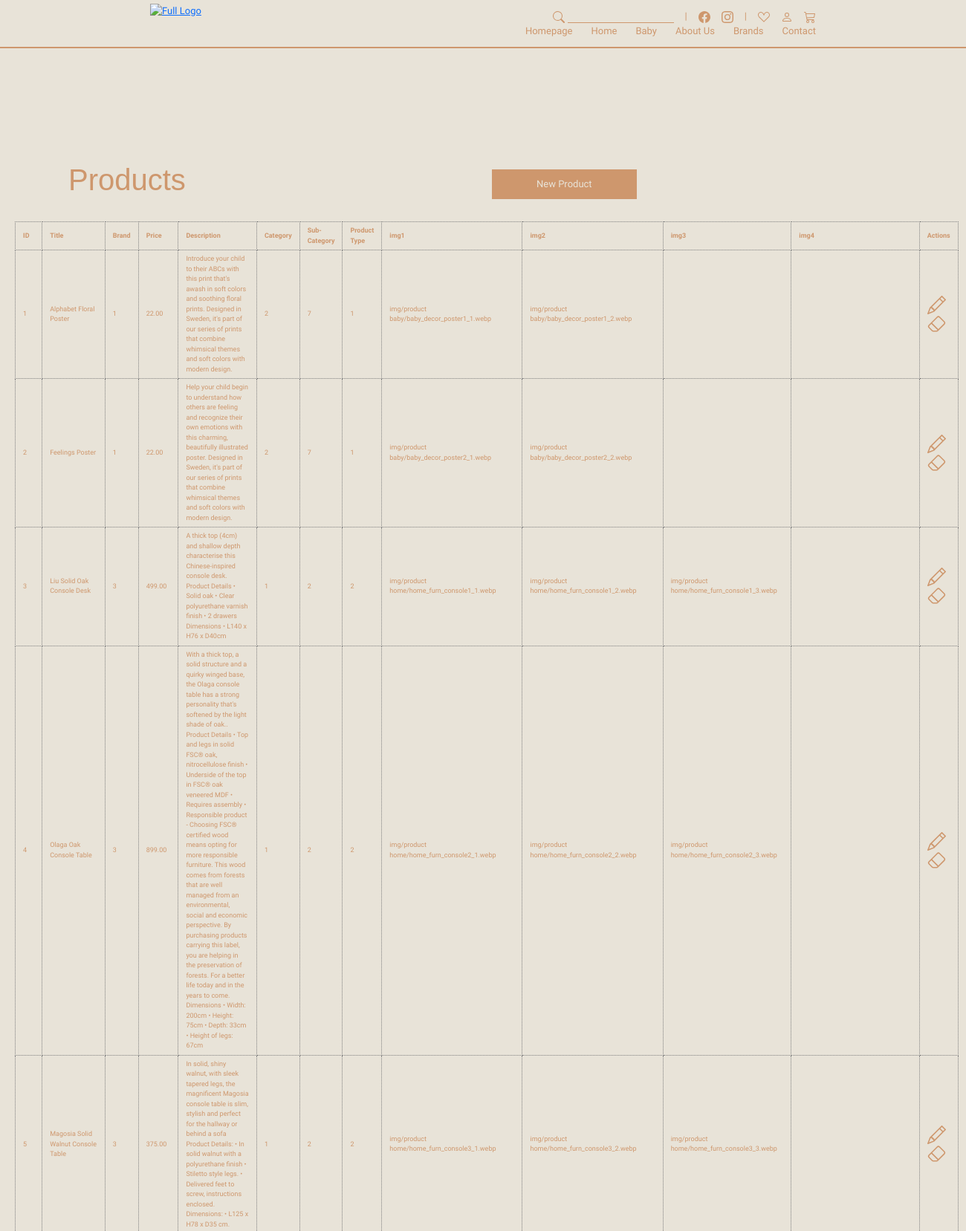
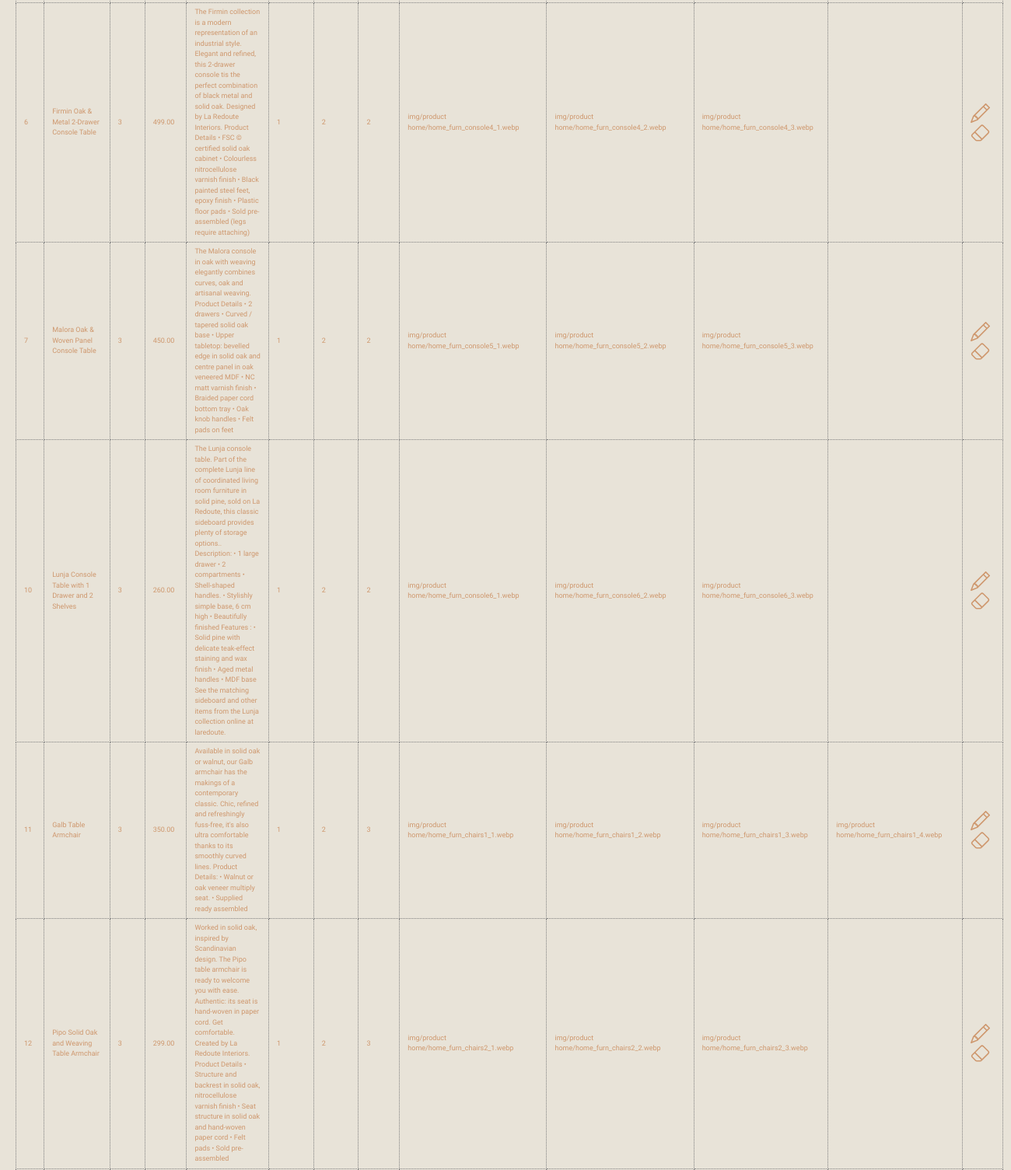
Screenshot of /admin_products.php (upper part) with the database file from the repository (2 pictures, top to bottom).
### tables this page shows
CREATE TABLE `produtos` (
  `ID` int(11) NOT NULL,
  `titulo` varchar(500) DEFAULT NULL,
  `ID_marca` int(11) NOT NULL,
  `preco` decimal(10,2) DEFAULT NULL,
  `descricao` varchar(1500) DEFAULT NULL,
  `ID_categoria` int(11) NOT NULL,
  `ID_sub_categoria` int(11) DEFAULT NULL,
  `ID_tipo_produto` int(11) NOT NULL,
  `img1` varchar(300) DEFAULT NULL,
  `img2` varchar(300) DEFAULT NULL,
  `img3` varchar(300) DEFAULT NULL,
  `img4` varchar(300) DEFAULT NULL
);

### admin_products.php (the view, shortened to what this page needs)
<?php
include 'inc/config.php';
include 'header.php';
?>
<section id="adminProduct" class="pt-5 pb-5">
    <div class="container">
        <div class="row">
        <div class="col-6 text-right">
                <h1>Products</h1>
            </div>
            <div class="col-6 text-right">
                <a href="admin_products_new.php"><button>New Product</button></a>
            </div>
        </div>
    </div>
    <table class="mt-4 mr-5">
        <thead >
            <tr>
                <th>ID</th>
                <th>Title</th>
                <th>Brand</th>
                <th>Price</th>
                <th>Description</th>
                <th>Category</th>
                <th>Sub-Category</th>
                <th>Product Type</th>
                <th>img1</th>
                <th>img2</th>
                <th>img3</th>
                <th>img4</th>
                <th>Actions</th>
            </tr>
        </thead>
        <tbody>
            <?php
            $sql = "SELECT * FROM produtos ORDER BY ID";
            $result = $conn->query($sql);
            while($row = $result->fetch_assoc()) {
            ?>
            <tr>
                <td><?php echo $row['ID']; ?></td>
                <td><?php echo $row['titulo']; ?></td>
                <td><?php echo $row['ID_marca']; ?></td>
                <td><?php echo $row['preco']; ?></td>
                <td><?php echo $row['descricao']; ?></td>
                <td><?php echo $row['ID_categoria']; ?></td>
                <td><?php echo $row['ID_sub_categoria']; ?></td>
                <td><?php echo $row['ID_tipo_produto']; ?></td>
                <td><?php echo $row['img1']; ?></td>
                <td><?php echo $row['img2']; ?></td>
                <td><?php echo $row['img3']; ?></td>
                <td><?php echo $row['img4']; ?></td>
                <td>
                    <a class="ml-3" href="admin_products_edit.php?ID=<?= $row['ID']; ?>">
                    </a>
                    <a class="ml-3" href="inc/actions.php?act=deleteProduct&ID=<?= $row['ID']; ?>">
                    </a>
                </td>
            </tr>
            <?php
            }
            ?>
        </tbody>
    </table>
</section>
<?php
include "footer.php";
?>

### inc/style.css (style rules this page uses)
* { box-sizing: border-box; margin: 0; padding: 0; }
body { font-family: "Krona One", sans-serif; padding-top: 170px; background-color: #E8E3D8; }
h1, h4 { font-family: "kawoszeh", sans-serif; }
::placeholder { color: #ce976d88; font-size: x-small; }
input[type="submit"], button { font-size: small; background-color: #CE976D; color: #E8E3D8; border: none; margin: 0; padding: 10px 60px; margin-top: 10px; }
#admin, #adminProduct, #adminNewProduct, #adminEditProduct, #adminBrand, #adminNewBrand, #adminEditBrand, #adminCategory, #adminNewCategory, #adminEditCategory, #adminSubCategory, #adminNewSubCategory, #adminEditSubCategory, #adminProductType, #adminNewProductType, #adminEditProductType { background-color: #E8E3D8; color: #CE976D; }
#adminProduct table { font-size: xx-small; margin-left: 20px; margin-right: 50px; width: 100%; }
#adminProduct table, tr, th, td { border: 0.5px dotted grey; padding: 5px 10px; width: auto; }
#adminProduct table a { text-decoration: none; color: #CE976D; }
#adminBrand table, tr, th, td { border: 0.5px dotted grey; padding: 5px 10px; width: auto; }
#adminCategory table, tr, th, td { border: 0.5px dotted grey; padding: 5px 10px; width: auto; }
#adminSubCategory table, tr, th, td { border: 0.5px dotted grey; padding: 5px 10px; width: auto; }
#adminProductType table, tr, th, td { border: 0.5px dotted grey; padding: 5px 10px; width: auto; }

### rows the page displays
produtos: ID "1", titulo "Alphabet Floral Poster", ID_marca "1", preco "22.00", descricao "Introduce your child to their ABCs with this print that's awash in soft colors and soothing floral prints. Designed in Sweden, it's part of our series of prints that combine whimsical themes and soft colors with modern design.", ID_categoria "2", ID_sub_categoria "7", ID_tipo_produto "1", img1 "img/product baby/baby_decor_poster1_1.webp", img2 "img/product baby/baby_decor_poster1_2.webp"
produtos: ID "2", titulo "Feelings Poster", ID_marca "1", preco "22.00", descricao "Help your child begin to understand how others are feeling and recognize their own emotions with this charming, beautifully illustrated poster. Designed in Sweden, it's part of our series of prints that combine whimsical themes and soft colors with modern design.", ID_categoria "2", ID_sub_categoria "7", ID_tipo_produto "1", img1 "img/product baby/baby_decor_poster2_1.webp", img2 "img/product baby/baby_decor_poster2_2.webp"
produtos: ID "3", titulo "Liu Solid Oak Console Desk", ID_marca "3", preco "499.00", descricao "A thick top (4cm) and shallow depth characterise this Chinese-inspired console desk. Product Details • Solid oak • Clear polyurethane varnish finish • 2 drawers Dimensions • L140 x H76 x D40cm", ID_categoria "1", ID_sub_categoria "2", ID_tipo_produto "2", img1 "img/product home/home_furn_console1_1.webp", img2 "img/product home/home_furn_console1_2.webp", img3 "img/product home/home_furn_console1_3.webp"
produtos: ID "4", titulo "Olaga Oak Console Table", ID_marca "3", preco "899.00", descricao "With a thick top, a solid structure and a quirky winged base, the Olaga console table has a strong personality that's softened by the light shade of oak.. Product Details • Top and legs in solid FSC® oak, nitrocellulose finish • Underside of the top in FSC® oak veneered MDF • Requires assembly • Responsible product - Choosing FSC® certified wood means opting for more responsible furniture. This wood comes from forests that are well managed from an environmental, social and economic perspective. By purchasing products carrying this label, you are helping in the preservation of forests. For a better life today and in the years to come. Dimensions • Width: 200cm • Height: 75cm • Depth: 33cm •…", ID_categoria "1", ID_sub_categoria "2", ID_tipo_produto "2", img1 "img/product home/home_furn_console2_1.webp", img2 "img/product home/home_furn_console2_2.webp", img3 "img/product home/home_furn_console2_3.webp"
produtos: ID "5", titulo "Magosia Solid Walnut Console Table", ID_marca "3", preco "375.00", descricao "In solid, shiny walnut, with sleek tapered legs, the magnificent Magosia console table is slim, stylish and perfect for the hallway or behind a sofa Product Details: • In solid walnut with a polyurethane finish • Stiletto style legs. • Delivered feet to screw, instructions enclosed. Dimensions: • L125 x H78 x D35 cm.", ID_categoria "1", ID_sub_categoria "2", ID_tipo_produto "2", img1 "img/product home/home_furn_console3_1.webp", img2 "img/product home/home_furn_console3_2.webp", img3 "img/product home/home_furn_console3_3.webp"
produtos: ID "6", titulo "Firmin Oak & Metal 2-Drawer Console Table", ID_marca "3", preco "499.00", descricao "The Firmin collection is a modern representation of an industrial style. Elegant and refined, this 2-drawer console tis the perfect combination of black metal and solid oak. Designed by La Redoute Interiors. Product Details • FSC © certified solid oak cabinet • Colourless nitrocellulose varnish finish • Black painted steel feet, epoxy finish • Plastic floor pads • Sold pre-assembled (legs require attaching)", ID_categoria "1", ID_sub_categoria "2", ID_tipo_produto "2", img1 "img/product home/home_furn_console4_1.webp", img2 "img/product home/home_furn_console4_2.webp", img3 "img/product home/home_furn_console4_3.webp"
produtos: ID "7", titulo "Malora Oak & Woven Panel Console Table", ID_marca "3", preco "450.00", descricao "The Malora console in oak with weaving elegantly combines curves, oak and artisanal weaving. Product Details • 2 drawers • Curved / tapered solid oak base • Upper tabletop: bevelled edge in solid oak and centre panel in oak veneered MDF • NC matt varnish finish • Braided paper cord bottom tray • Oak knob handles • Felt pads on feet", ID_categoria "1", ID_sub_categoria "2", ID_tipo_produto "2", img1 "img/product home/home_furn_console5_1.webp", img2 "img/product home/home_furn_console5_2.webp", img3 "img/product home/home_furn_console5_3.webp"
produtos: ID "10", titulo "Lunja Console Table with 1 Drawer and 2 Shelves", ID_marca "3", preco "260.00", descricao "The Lunja console table. Part of the complete Lunja line of coordinated living room furniture in solid pine, sold on La Redoute, this classic sideboard provides plenty of storage options.. Description: • 1 large drawer • 2 compartments • Shell-shaped handles. • Stylishly simple base, 6 cm high • Beautifully finished Features : • Solid pine with delicate teak-effect staining and wax finish • Aged metal handles • MDF base See the matching sideboard and other items from the Lunja collection online at laredoute.", ID_categoria "1", ID_sub_categoria "2", ID_tipo_produto "2", img1 "img/product home/home_furn_console6_1.webp", img2 "img/product home/home_furn_console6_2.webp", img3 "img/product home/home_furn_console6_3.webp"
produtos: ID "11", titulo "Galb Table Armchair", ID_marca "3", preco "350.00", descricao "Available in solid oak or walnut, our Galb armchair has the makings of a contemporary classic. Chic, refined and refreshingly fuss-free, it's also ultra comfortable thanks to its smoothly curved lines. Product Details: • Walnut or oak veneer multiply seat. • Supplied ready assembled", ID_categoria "1", ID_sub_categoria "2", ID_tipo_produto "3", img1 "img/product home/home_furn_chairs1_1.webp", img2 "img/product home/home_furn_chairs1_2.webp", img3 "img/product home/home_furn_chairs1_3.webp", img4 "img/product home/home_furn_chairs1_4.webp"
produtos: ID "12", titulo "Pipo Solid Oak and Weaving Table Armchair", ID_marca "3", preco "299.00", descricao "Worked in solid oak, inspired by Scandinavian design. The Pipo table armchair is ready to welcome you with ease. Authentic: its seat is hand-woven in paper cord. Get comfortable. Created by La Redoute Interiors. Product Details • Structure and backrest in solid oak, nitrocellulose varnish finish • Seat structure in solid oak and hand-woven paper cord • Felt pads • Sold pre-assembled", ID_categoria "1", ID_sub_categoria "2", ID_tipo_produto "3", img1 "img/product home/home_furn_chairs2_1.webp", img2 "img/product home/home_furn_chairs2_2.webp", img3 "img/product home/home_furn_chairs2_3.webp"
